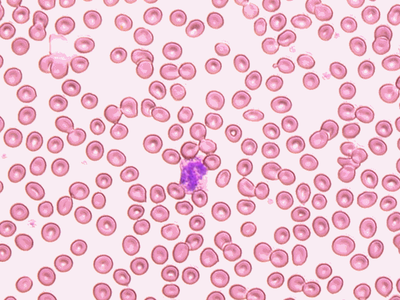
#> input picture Graph-Segmentation/blood_cells/red_blood_cells.png, 400 x 300 px, found by its file name
$ jupyter execute --allow-errors 'Object counting - k-connected components.ipynb'
#> lines starting #> are read from the running program, lines starting #| are printed output that depends on the picture; after the words box and inside, x2 and y2 are one past the last pixel; in counts of white or black regions, pixels touching at a corner belong together
#> further down, img is the input picture: shape (300, 400, 3); mean B, G, R 212.8, 197.9, 239.1
# Object counting using k-connected components #

Blood cells detection - summary:

1. blood_cells.jpg (nienakładające się krwinki) - 167 objects, time 0:00:28.844000
2. red_blood_cells.png (nakładające się krwinki) - 193 objects, time 0:00:17.422000

additional parameters - none

## 1. Import of modules##

[cell 1]
from PIL import Image
from skimage import io, filters,measure
import cv2
import numpy as np
import networkx as nx
from graphviz import Graph
from networkx.algorithms import approximation as apxa
from random import randint,random
import matplotlib.pyplot as plt
import glob, os
from datetime import timedelta
import time

## 2. Transformation an image into a graph ##

[cell 2]
def define_nodes(graph, shape):
    for i in range(shape[0]):
        for j in range(shape[1]):
            graph.add_node((i, j))

[cell 3]
def define_edges(graph, channel, shape):
    for i in range(shape[1]):
        for j in range(shape[0]):
            if i - 1 >= 0 and channel[i][j] == channel[i-1][j]:
                graph.add_edge((i, j), (i-1, j), weight=channel[i][j])
            if j - 1 >= 0 and channel[i][j] == channel[i][j-1]:
                graph.add_edge((i, j), (i, j-1), weight=channel[i][j])

## 3. Visualization of the effects of segmentation  ##

[cell 4]
def get_result_channel_random(channel, two_connected_components):

    result = np.full(channel.shape, 255)

    random_color = lambda: int(random()*255)
    colors = [random_color() for i in range(len(two_connected_components))]
    i=0
    for component in two_connected_components:
        for pair in component:
            result[pair[0]][pair[1]] = colors[i]
        i+=1
    return result

## 4. Blood cells counting

[cell 5]
def two_connected_pipeline_binary(image):

    gray = cv2.cvtColor(img,cv2.COLOR_BGR2GRAY)
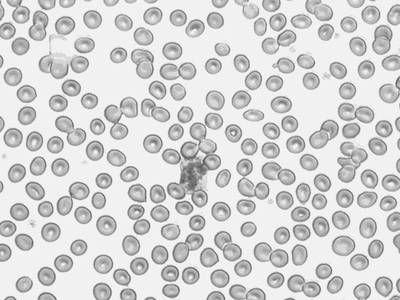
#> gray: shape (300, 400); min 84, max 252, mean 212
    ret, thresh = cv2.threshold(gray,0,255,cv2.THRESH_BINARY_INV + cv2.THRESH_OTSU)
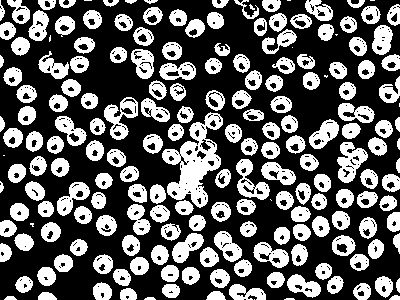
#> thresh: shape (300, 400); 37.3% white; 195 white regions (15 under 20 px)
#> ret = 203
    contours, hierarchy = cv2.findContours(thresh,cv2.RETR_TREE,cv2.CHAIN_APPROX_SIMPLE)
#> contours = 946 contours, 618 with area under 20; largest, box (x1, y1, x2, y2) and area: (162, 112, 223, 208) 2623, (104, 97, 138, 140) 708, (337, 142, 368, 183) 692, (236, 159, 270, 200) 654, (253, 242, 289, 268) 535
    for cnt in contours:
        cv2.drawContours(thresh,[cnt],0,255,-1)
#> this loop made 946 passes
#> cnt on passes 1, 4, 13: [[254, 299]], [[7, 296], [4, 299], [16, 299], [13, 296]], [[260, 292], [261, 291], [262, 292], [261, 293]]
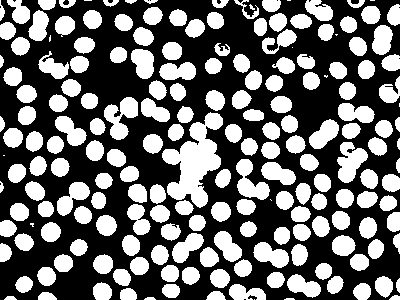
#> thresh: shape (300, 400); 41.9% white; 194 white regions (14 under 20 px), largest, box (x1, y1, x2, y2) and area: (162, 112, 223, 208) 2799, (104, 97, 138, 140) 788, (337, 142, 368, 183) 762
    kernel = np.ones((3,3),np.uint8)
    opening = cv2.morphologyEx(thresh,cv2.MORPH_OPEN, kernel,iterations=2)
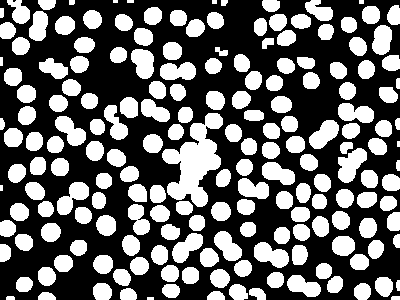
#> opening: shape (300, 400); 40.6% white; 185 white regions (3 under 20 px), largest, box (x1, y1, x2, y2) and area: (162, 113, 223, 207) 2761, (338, 148, 367, 183) 621, (254, 242, 289, 268) 580
    image = Image.fromarray(opening)

    scale_percent = 100
    if(opening.shape[1]>700 or opening.shape[0]>700):
        scale_percent = 70
    width = int(opening.shape[1] * scale_percent / 100)
#> width = 400
    height = int(opening.shape[0] * scale_percent / 100)
#> height = 300
    shape= (width, height)
#> shape = (400, 300)
    image = image.resize(shape)

    image_arr = np.array(image, dtype='int16')

    graph1 = nx.Graph()
    define_nodes(graph1, shape)
    define_edges(graph1, image_arr, shape)

    k_components = apxa.k_components(graph1)
    two_connected_components = k_components[2]

    print(len(two_connected_components))


    result = get_result_channel_random(image_arr, two_connected_components)
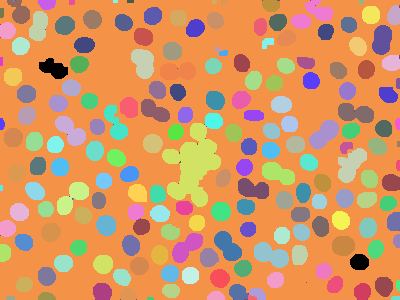
#> result: shape (300, 400) int64; 138 distinct labels, from 0 to 255; one colour per label, 0 black
    result = np.array(result, dtype='int16')
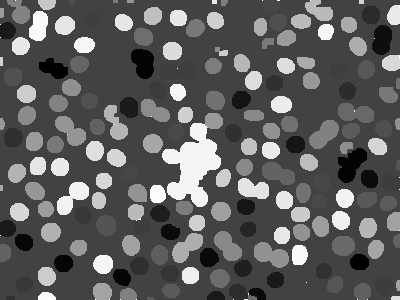
#> result: shape (300, 400) int16; min 0, max 255, mean 94.5
    plt.imshow(result)
    plt.show()

Image 1

[cell 6]
img = cv2.imread('blood_cells.jpg')
#> (the rest of this cell did not finish here and is left out)

Image 2

[cell 7]
img = cv2.imread('red_blood_cells.png')
plt.imshow(img)
plt.show()

start_time = time.monotonic()
two_connected_pipeline_binary(img)
end_time = time.monotonic()
print(timedelta(seconds = end_time - start_time))

## 5. Bees counting ##

[cell 8]
# [8 lines left out: function quicksort, not called in this run]

[cell 9]
# [66 lines left out: function two_connected_pipeline_binary_bees, not called in this run]

[cell 10]
bees = cv2.imread('.\k_spojnosc_pszczoly_wyniki\generated.png')
#> (the rest of this cell did not finish here and is left out)

[cell 11]
bees = cv2.imread('.\k_spojnosc_pszczoly_wyniki\generated2.png')
#> (the rest of this cell did not finish here and is left out)

[cell 12]
chosen_frames = []
os.chdir('.\chosen_frames')
for file in glob.glob("*.jpg"):
    chosen_frames.append(Image.open(file))

frames = []
for fi in chosen_frames:
    w, h = fi.size
    frames.append(fi.crop((0, 240, 500, h-50)))
